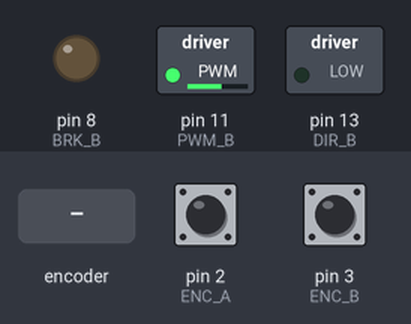
This sketch was run on a simulated Arduino Uno, built with avr-gcc and run on an emulated ATmega328P. Parts: switched loads named in the sketch (green lamp = pin HIGH), output pins drawn as LEDs (lit = HIGH). The test bench sets the inputs (shaded band); at power-on: pin 2 (ENC_A) HIGH, pin 3 (ENC_B) HIGH. What the sketch prints to the serial monitor is not drawn.

Above: at 1.2 s.
1.3 s: rotary encoder on pin 2 (ENC_A) / pin 3 (ENC_B) turned 2 steps (second pin leading)
At 7.6 s:
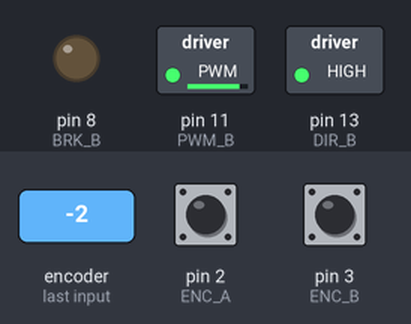
7.7 s: rotary encoder on pin 2 (ENC_A) / pin 3 (ENC_B) turned 3 steps (first pin leading)
At 39.9 s:
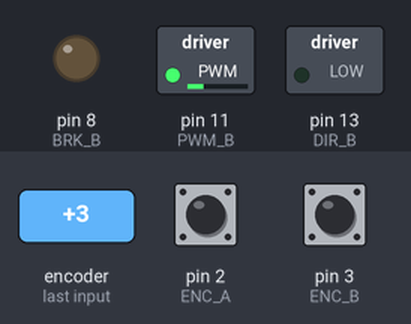
Timing chart, 0 to 63.8 s (numbered marks = the images above; inputs shaded):
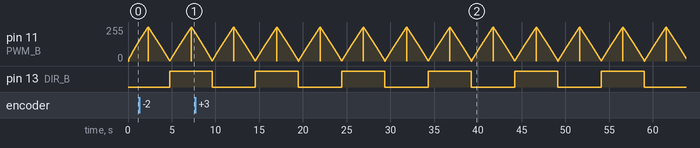

The sketch:

Motor_Test2.ino
```cpp
/*
 *  Name: Brandon Ho
 *  Date: 12/23/2021
 *  Title: Motor Test2
 *  Description: This scripts works to test the motor speed in going a cyclic motion from 0 power to full power to 0 power in one direction
 *               then 0 to full power to 0 in the other direction. Then repeat.
 *               Meant for arduino + motor board alone, without the python GUI
 *               Using B port on the Arduino Motor Shield at full power
 *               Print out the tick
 *               Adapted from https://github.com/CooperControlsLab/CU-At-Home_feedback_controls/tree/master/hardware_tests/encoder_test
 */

#define ENC_A 2 // Encoder A
#define ENC_B 3 // Encoder B

//Parameter for using Channel B motor based on Arduino Motor Shield
#define PWM_B 11 //Speed B
#define BRK_B 8 //Brake B
#define DIR_B 13 //Direction B


int count = 0; // This variable will increase or decrease depending on the rotation of encoder

//Interrupt Functios
void pulseA();
void pulseB();


void setup() {
  Serial.begin (19200);
  pinMode(ENC_A, INPUT_PULLUP); // internally pullup encoder input A
  pinMode(ENC_B, INPUT_PULLUP); // internally pullup encoder input B

  //Motor Setup
  pinMode(PWM_B, OUTPUT);
  pinMode(BRK_B, OUTPUT);
  pinMode(DIR_B, OUTPUT);

  digitalWrite(BRK_B, LOW);   //No Brake for B

  //Setting up interrupt
  //When rotating the encoder, the encoder pin values changes.
  //Thus, the interrupt function will activate in the hardware itself
  attachInterrupt(digitalPinToInterrupt(ENC_A), pulseA, CHANGE);
  attachInterrupt(digitalPinToInterrupt(ENC_B), pulseB, CHANGE);
}

int PWM = 0;
int inc = 0; //Track the number of changes in PWM
void loop() {

  //First Half cycle for B in the CW
  digitalWrite(DIR_B, LOW); //CW for B
  cycle(1); //increase the speed of B from 0 to 255 by 1
  cycle(-1); //decrease the speed of B from 255 to 0 by 1

  //Second Half cycle for B in the CW
  digitalWrite(DIR_B, HIGH); //CCW for B
  cycle(1); //increase the speed of B from 0 to 255 by 1
  cycle(-1); //decrease the speed of B from 255 to 0 by 1

}

//Either increase the motor speed from 0 to 255
// or decrease the motor speed from 255 to 0
void cycle(int inc)
{
  for(int ii = 0; ii < 256; ii++)
  {
    analogWrite(PWM_B,PWM);
    double cur_time = micros();
    double time_stamp = micros();
    while(time_stamp-cur_time < 1000){
      Serial.print(time_stamp);
      Serial.print(",");
      Serial.print(count);
      Serial.print(",");
      Serial.println(PWM);
      time_stamp = micros();
    }
    PWM = PWM + inc;
  }
}

//Encoder Interrupt A
void pulseA()
{
  bool valA = digitalRead(ENC_A);
  bool valB = digitalRead(ENC_B);

  if(valA == HIGH){ //When A rises
    if(valB == LOW){
      count++; //CW
    }
    else{
      count--; //CCW
    }
  }
  else{ //When B falls
    if(valB == HIGH){
      count++;  //CW
    }
    else{
      count--; //CCW
    }
  }
}


//Encoder Interrupt B
void pulseB()
{
  bool valA = digitalRead(ENC_A);
  bool valB = digitalRead(ENC_B);

  if(valB == HIGH) //When B rises
  {
    if(!valA == LOW){
      count++; //CW
    }
    else{
      count--; //CCW
    }
  }
  else //When B falls
  {
    if(valA == HIGH){
      count++; //CW
    }
    else{
      count--; //CCW
    }
  }
}
```

Measured:
- by itself, pin 13 (DIR_B): alternates HIGH for 4.9 s and LOW for 4.9 s
